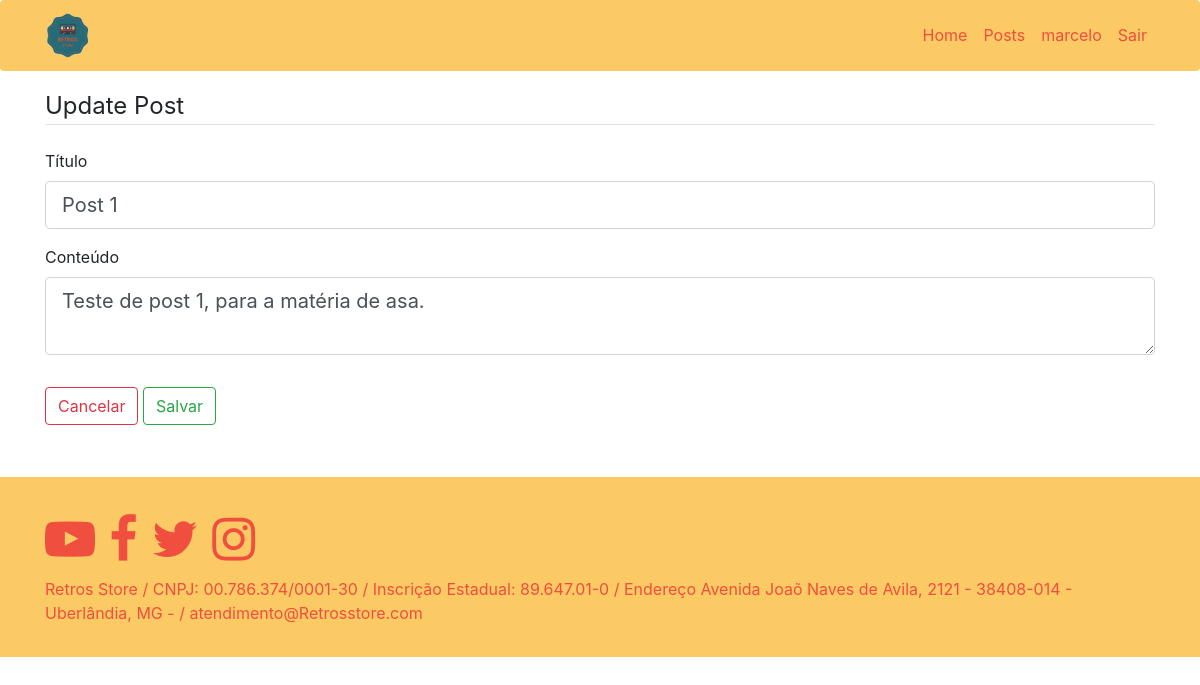
/post/5/update (signed in), run on the app's committed database.
### flaskblog/models.py (models this page shows, shortened)
class User(db.Model, UserMixin):
    id = db.Column(db.Integer, primary_key=True)
    username = db.Column(db.String(20), unique=True, nullable=False)
    email = db.Column(db.String(120), unique=True, nullable=False)
    image_file = db.Column(db.String(20), nullable=False, default='default.jpg')
    password = db.Column(db.String(60), nullable=False)
    posts = db.relationship('Post', backref='author', lazy=True)

class Post(db.Model):
    id = db.Column(db.Integer, primary_key=True)
    title = db.Column(db.String(100), nullable=False)
    date_posted = db.Column(db.DateTime, nullable=False, default=datetime.utcnow)
    content = db.Column(db.Text, nullable=False)
    user_id = db.Column(db.Integer, db.ForeignKey('user.id'), nullable=False)

### flaskblog/routes.py (the view)
@app.route("/post/<int:post_id>/update", methods=['GET', 'POST'])
@login_required
def update_post(post_id):
    post = Post.query.get_or_404(post_id)
    if post.author != current_user:
        abort(403)
    form = PostForm()
    if form.validate_on_submit():
        post.title = form.title.data
        post.content = form.content.data
        db.session.commit()
        flash('Post editado com sucesso!', 'success')
        return redirect(url_for('post', post_id=post.id))
    elif request.method == 'GET':
        form.title.data = post.title
        form.content.data = post.content
    return render_template('create_post.html', title='Editar Post',
                           form=form, legend='Update Post')

### flaskblog/forms.py
class PostForm(FlaskForm):
    title = StringField('Título', validators=[DataRequired()])
    content = TextAreaField('Conteúdo', validators=[DataRequired()])
    submit = SubmitField('Salvar')

### flaskblog/models.py (called while the page is built)
@login_manger.user_loader
def load_user(user_id):
    return User.query.get(int(user_id))

### flaskblog/templates/create_post.html (shortened to what this page needs)
{% extends "layout.html" %}
{% block content %}
    <div class="container py-3">
        <form method="POST" action="">
            <fieldset class="form-group">
                <legend class="border-bottom mb-4">{{ legend }}</legend>
                <div class="form-group">
                    {{ form.title.label(class="form-control-label") }}
                    {% if form.title.errors %}
                        {{ form.title(class="form-control form-control-lg is-invalid") }}
                        <div class="invalid-feedback">
                            {% for error in form.title.errors %}
                                <span>{{ error }}</span>
                            {% endfor %}
                        </div>
                    {% else %}
                        {{ form.title(class="form-control form-control-lg") }}
                    {% endif %}
                </div>
                <div class="form-group">
                    {{ form.content.label(class="form-control-label") }}
                    {% if form.content.errors %}
                        {{ form.content(class="form-control form-control-lg is-invalid") }}
                        <div class="invalid-feedback">
                            {% for error in form.content.errors %}
                                <span>{{ error }}</span>
                            {% endfor %}
                        </div>
                    {% else %}
                        {{ form.content(class="form-control form-control-lg") }}
                    {% endif %}
                </div>
            </fieldset>
            <div class="form-group">
                <a href="{{ url_for('account') }}" class="btn btn-outline-danger">Cancelar</a>
                {{ form.submit(class="btn btn-outline-success") }}
            </div>
        </form>
    </div>
{% endblock content %}

### flaskblog/templates/layout.html (shortened to what this page needs)
<!DOCTYPE html>
<html>
    <head>
        <link href="{{ url_for('static', filename='css/bootstrap.min.css') }}" rel="stylesheet">
        <link href="{{ url_for('static', filename='css/main.css') }}" rel="stylesheet">
        <link href="{{ url_for('static', filename='lib/font-awesome-4.7.0/css/font-awesome.min.css') }}" rel="stylesheet">
    </head>
    <body>
        <nav class="navbar fixed-top navbar-expand-lg navbar-dark barra-top rounded">
            <div class="container">
                <a class="navbar-brand" href="{{ url_for('home') }}"><img src="{{ url_for('static', filename='img/logo.png') }}" class="img-fluid" width="50px"></a>
                <div class="navbar-collapse collapse w-100 order-3 dual-collapse2" id="navbarTogglerDemo03">
                    <ul class="navbar-nav ml-auto">
                        <li class="nav-item">
                            <a class="nav-link text-white" href="{{ url_for('home') }}">Home</a>
                        </li>
                        <li class="nav-item">
                            <a class="nav-link text-white" href="{{ url_for('posts') }}">Posts</a>
                        </li>
                        {% if current_user.is_authenticated %}
                            <li class="nav-item">
                                <a class="nav-link text-white" href="{{ url_for('account') }}">{{ current_user.username }}</a>
                            </li>
                            <li class="nav-item">
                                <a class="nav-link text-white" href="{{ url_for('logout') }}">Sair</a>
                            </li>
                        {% endif %}
                    </ul>
                </div>
            </div>
        </nav><br><br><br>
        {% block content %} {% endblock %}
        <div class="rodape">
            <div class="container">
                <div class="row">
                    <div class="col-md-12" style="font-size: 50px;">
                        <i class="fa fa-youtube-play" aria-hidden="true"></i>
                        <i class="fa fa-facebook" aria-hidden="true"></i>
                        <i class="fa fa-twitter" aria-hidden="true"></i>
                        <i class="fa fa-instagram" aria-hidden="true"></i>
                    </div>
                </div>
                Retros Store / CNPJ: 00.786.374/0001-30 / Inscrição Estadual: 89.647.01-0 / Endereço Avenida Joaõ Naves de Avila, 2121 - 38408-014 - Uberlândia, MG -  / atendimento@Retrosstore.com
            </div>
        </div>
    </body>
</html>

### flaskblog/static/css/main.css (style rules this page uses)
.barra-top { background-color: #fcca64; }
.nav-link { color: #f04e3e!important; }
.rodape { background-color: #fcca64; margin-top: 20px; padding-top: 25px; height: 180px; color: #f04e3e; }

### data on the page
User: username "marcelo"
Post: title "Post 1", content "Teste de post 1, para a matéria de asa."

### other printed values
{{ legend }} "Update Post"
